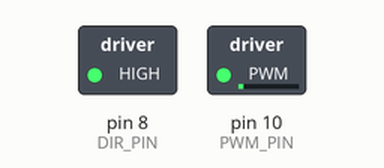
This program was run on a simulated Arduino Mega 2560, built with avr-gcc and run on an emulated ATmega2560. Parts: switched loads named in the program (green lamp = pin HIGH).

Above: at 0.05 s.
At 1.45 s:
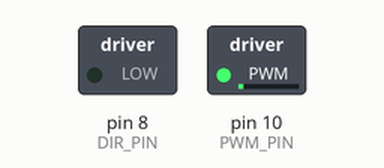
Timing chart, 0 to 3.0 s (numbered marks = the images above):
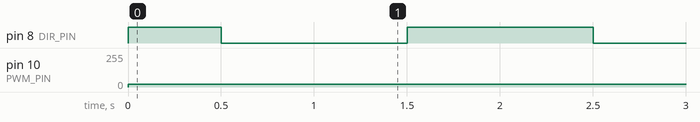

Measured:
- by itself, pin 8 (DIR_PIN): repeats every 2.0 s: LOW 1.0 s, HIGH 1.0 s
- by itself, pin 10 (PWM_PIN): 0/255 → 20/255 at 0.00 s

The program:

main.cpp
```cpp
/**
 * Plays sound using different PWM frequencies and a DC motor
 * Frequencies
 * TCCR2B = TCCR2B & B11111000 | B00000001;    // set timer 2 divisor to     1 for PWM frequency of 31372.55 Hz
 * TCCR2B = TCCR2B & B11111000 | B00000010;    // set timer 2 divisor to     8 for PWM frequency of  3921.16 Hz
 * TCCR2B = TCCR2B & B11111000 | B00000011;    // set timer 2 divisor to    32 for PWM frequency of   980.39 Hz
 * TCCR2B = TCCR2B & B11111000 | B00000100;    // set timer 2 divisor to    64 for PWM frequency of   490.20 Hz
 * TCCR2B = TCCR2B & B11111000 | B00000101;    // set timer 2 divisor to   128 for PWM frequency of   245.10 Hz
 * TCCR2B = TCCR2B & B11111000 | B00000110;    // set timer 2 divisor to   256 for PWM frequency of   122.55 Hz
 * TCCR2B = TCCR2B & B11111000 | B00000111;    // set timer 2 divisor to  1024 for PWM frequency of    30.64 Hz
 * Source: https://arduinoinfo.mywikis.net/wiki/Arduino-PWM-Frequency
 */

#include <Arduino.h>

#define PWM_PIN 10
#define DIR_PIN 8

int dir = HIGH;
unsigned int i = 0;

void setup() {
  pinMode(PWM_PIN, OUTPUT);
  pinMode(DIR_PIN, OUTPUT);
}

void loop() {

  switch (i % 6) {
    case 0:
      TCCR2B = TCCR2B & B11111000 | B00000001;    // set timer 2 divisor to     1 for PWM frequency of 31372.55 Hz
      break;
    case 1:
      TCCR2B = TCCR2B & B11111000 | B00000010;    // set timer 2 divisor to     8 for PWM frequency of  3921.16 Hz
      break;
    case 2:
      TCCR2B = TCCR2B & B11111000 | B00000011;    // set timer 2 divisor to    32 for PWM frequency of   980.39 Hz
      break;
    case 3:
      TCCR2B = TCCR2B & B11111000 | B00000100;    // set timer 2 divisor to    64 for PWM frequency of   490.20 Hz
      break;
    case 4:
      TCCR2B = TCCR2B & B11111000 | B00000101;    // set timer 2 divisor to   128 for PWM frequency of   245.10 Hz
      break;
    case 5:
      TCCR2B = TCCR2B & B11111000 | B00000110;    // set timer 2 divisor to   256 for PWM frequency of   122.55 Hz
      break;
    case 6:
      TCCR2B = TCCR2B & B11111000 | B00000111;    // set timer 2 divisor to  1024 for PWM frequency of    30.64 Hz
      break;
  }
  i++;

  // should not be enough to move the motor
  analogWrite(PWM_PIN, 20);
  digitalWrite(DIR_PIN, dir);
  dir = !dir;
  delay(500);
  digitalWrite(DIR_PIN, dir);
  delay(500);

}
```
